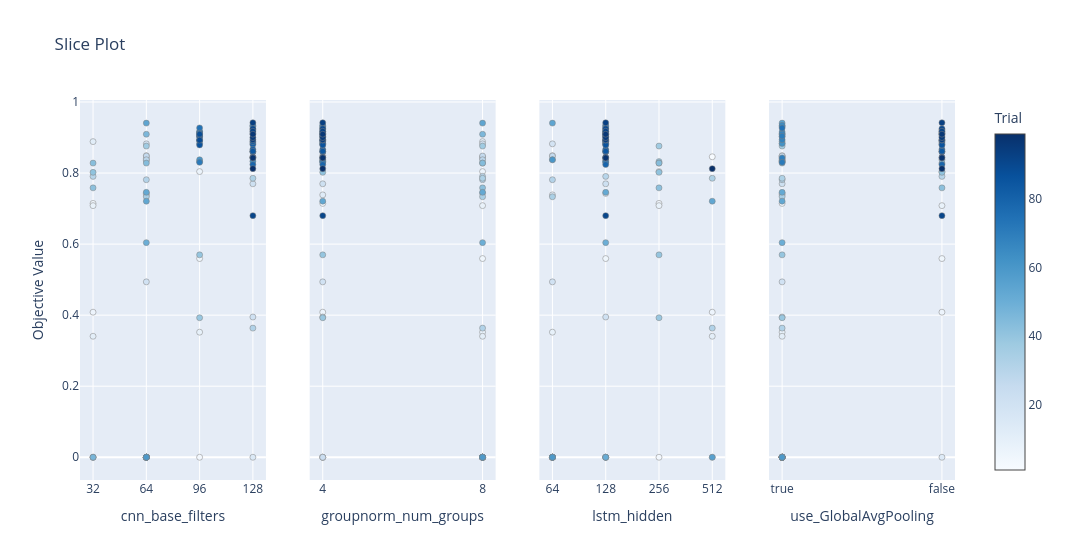

The cell this chart's notebook holds for it:
### Code cell
fig_slice = plot_slice(study, params=params_to_plot_ARCH)
fig_slice.show()

### Figure 1 — Plotly figure (JSON) as saved in the notebook; plotly's stock layout.template omitted (floating-point values rounded to 4 significant figures)
{"data": [{"marker": {"color": [1, 2, 3, 4, 5, 6, 7, 8, 9, 10, 11, 12, 13, 14, 15, 16, 17, 18, 19, 20, 21, 22, 23, 24, 25, 26, 27, 28, 29, 30, 31, 32, 33, 34, 35, 36, 37, 38, 39, 40, 41, 42, 43, 44, 45, 46, 47, 48, 49, 50, 51, 52, 53, 54, 55, 56, 57, 58, 59, 60, 61, 62, 63, 64, 65, 66, 67, 68, 69, 70, 71, 72, 73, 74, 75, 76, 77, 78, 79, 80, 81, 82, 83, 84, 85, 86, 87, 88, 89, 90, 91, 92, 93, 94, 95, 96, 97, 98, 99], "colorbar": {"title": {"text": "Trial"}, "x": 1, "xpad": 40}, "colorscale": [[0, "rgb(247,251,255)"], [0.125, "rgb(222,235,247)"], [0.25, "rgb(198,219,239)"], [0.375, "rgb(158,202,225)"], [0.5, "rgb(107,174,214)"], [0.625, "rgb(66,146,198)"], [0.75, "rgb(33,113,181)"], [0.875, "rgb(8,81,156)"], [1, "rgb(8,48,107)"]], "line": {"color": "Grey", "width": 0.5}, "showscale": true}, "mode": "markers", "name": "Feasible Trial", "showlegend": false, "type": "scatter", "x": [128, 64, 96, 32, 96, 32, 96, 32, 96, 32, 32, 32, 64, 64, 128, 64, 64, 64, 64, 64, 128, 128, 32, 64, 64, 64, 64, 64, 64, 32, 64, 128, 128, 64, 64, 64, 64, 96, 96, 96, 32, 32, 32, 64, 32, 64, 32, 64, 64, 64, 64, 64, 64, 64, 64, 64, 64, 64, 64, 96, 128, 96, 128, 96, 128, 96, 96, 96, 128, 96, 96, 96, 128, 96, 96, 128, 128, 128, 128, 128, 128, 128, 128, 128, 96, 96, 96, 96, 96, 128, 128, 128, 128, 128, 128, 128, 128, 128, 128], "xaxis": "x", "y": [0.8458, 0.849, 0, 0.7146, 0.5594, 0.4083, 0.8042, 0.7083, 0.3521, 0, 0.3406, 0.8885, 0.7385, 0, 0, 0.8354, 0.7427, 0.8417, 0.8823, 0.4937, 0.3948, 0.7698, 0, 0, 0, 0.8479, 0, 0, 0.8375, 0.7906, 0.7812, 0.3635, 0.7854, 0.7333, 0, 0, 0.876, 0.8323, 0.3927, 0.5698, 0.8021, 0.7583, 0.8281, 0.8281, 0, 0.9094, 0, 0, 0, 0.6042, 0, 0.7458, 0.7208, 0.9406, 0, 0, 0, 0, 0, 0.8375, 0.9312, 0.8833, 0.8333, 0.9156, 0.9344, 0.9021, 0.9104, 0.8938, 0.8427, 0.9042, 0.8302, 0.9167, 0.9125, 0.9271, 0.9125, 0.8604, 0.9219, 0.8844, 0.824, 0.8594, 0.8802, 0.8667, 0.8885, 0.8615, 0.8917, 0.8792, 0.9042, 0.9094, 0.8927, 0.925, 0.6802, 0.9177, 0.9417, 0.8938, 0.9, 0.9094, 0.8448, 0.8427, 0.8125], "yaxis": "y"}, {"marker": {"color": [1, 2, 3, 4, 5, 6, 7, 8, 9, 10, 11, 12, 13, 14, 15, 16, 17, 18, 19, 20, 21, 22, 23, 24, 25, 26, 27, 28, 29, 30, 31, 32, 33, 34, 35, 36, 37, 38, 39, 40, 41, 42, 43, 44, 45, 46, 47, 48, 49, 50, 51, 52, 53, 54, 55, 56, 57, 58, 59, 60, 61, 62, 63, 64, 65, 66, 67, 68, 69, 70, 71, 72, 73, 74, 75, 76, 77, 78, 79, 80, 81, 82, 83, 84, 85, 86, 87, 88, 89, 90, 91, 92, 93, 94, 95, 96, 97, 98, 99], "colorbar": {"title": {"text": "Trial"}, "x": 1, "xpad": 40}, "colorscale": [[0, "rgb(247,251,255)"], [0.125, "rgb(222,235,247)"], [0.25, "rgb(198,219,239)"], [0.375, "rgb(158,202,225)"], [0.5, "rgb(107,174,214)"], [0.625, "rgb(66,146,198)"], [0.75, "rgb(33,113,181)"], [0.875, "rgb(8,81,156)"], [1, "rgb(8,48,107)"]], "line": {"color": "Grey", "width": 0.5}, "showscale": false}, "mode": "markers", "name": "Feasible Trial", "showlegend": false, "type": "scatter", "x": [8, 4, 4, 4, 8, 4, 8, 8, 8, 4, 8, 8, 4, 8, 4, 4, 8, 8, 8, 4, 4, 4, 4, 8, 8, 8, 8, 8, 8, 8, 8, 8, 8, 8, 8, 8, 8, 4, 4, 4, 4, 8, 8, 8, 8, 8, 8, 8, 8, 8, 8, 8, 4, 8, 8, 8, 8, 8, 8, 4, 4, 4, 4, 4, 4, 4, 4, 4, 4, 4, 4, 4, 4, 4, 4, 4, 4, 4, 4, 4, 4, 4, 4, 4, 4, 4, 4, 4, 4, 4, 4, 4, 4, 4, 4, 4, 4, 4, 4], "xaxis": "x2", "y": [0.8458, 0.849, 0, 0.7146, 0.5594, 0.4083, 0.8042, 0.7083, 0.3521, 0, 0.3406, 0.8885, 0.7385, 0, 0, 0.8354, 0.7427, 0.8417, 0.8823, 0.4937, 0.3948, 0.7698, 0, 0, 0, 0.8479, 0, 0, 0.8375, 0.7906, 0.7812, 0.3635, 0.7854, 0.7333, 0, 0, 0.876, 0.8323, 0.3927, 0.5698, 0.8021, 0.7583, 0.8281, 0.8281, 0, 0.9094, 0, 0, 0, 0.6042, 0, 0.7458, 0.7208, 0.9406, 0, 0, 0, 0, 0, 0.8375, 0.9312, 0.8833, 0.8333, 0.9156, 0.9344, 0.9021, 0.9104, 0.8938, 0.8427, 0.9042, 0.8302, 0.9167, 0.9125, 0.9271, 0.9125, 0.8604, 0.9219, 0.8844, 0.824, 0.8594, 0.8802, 0.8667, 0.8885, 0.8615, 0.8917, 0.8792, 0.9042, 0.9094, 0.8927, 0.925, 0.6802, 0.9177, 0.9417, 0.8938, 0.9, 0.9094, 0.8448, 0.8427, 0.8125], "yaxis": "y2"}, {"marker": {"color": [1, 2, 3, 4, 5, 6, 7, 8, 9, 10, 11, 12, 13, 14, 15, 16, 17, 18, 19, 20, 21, 22, 23, 24, 25, 26, 27, 28, 29, 30, 31, 32, 33, 34, 35, 36, 37, 38, 39, 40, 41, 42, 43, 44, 45, 46, 47, 48, 49, 50, 51, 52, 53, 54, 55, 56, 57, 58, 59, 60, 61, 62, 63, 64, 65, 66, 67, 68, 69, 70, 71, 72, 73, 74, 75, 76, 77, 78, 79, 80, 81, 82, 83, 84, 85, 86, 87, 88, 89, 90, 91, 92, 93, 94, 95, 96, 97, 98, 99], "colorbar": {"title": {"text": "Trial"}, "x": 1, "xpad": 40}, "colorscale": [[0, "rgb(247,251,255)"], [0.125, "rgb(222,235,247)"], [0.25, "rgb(198,219,239)"], [0.375, "rgb(158,202,225)"], [0.5, "rgb(107,174,214)"], [0.625, "rgb(66,146,198)"], [0.75, "rgb(33,113,181)"], [0.875, "rgb(8,81,156)"], [1, "rgb(8,48,107)"]], "line": {"color": "Grey", "width": 0.5}, "showscale": false}, "mode": "markers", "name": "Feasible Trial", "showlegend": false, "type": "scatter", "x": [512, 64, 256, 256, 128, 512, 256, 256, 64, 512, 512, 128, 64, 64, 64, 128, 128, 128, 64, 64, 128, 128, 64, 64, 64, 64, 64, 64, 64, 128, 64, 512, 512, 64, 64, 64, 256, 256, 256, 256, 256, 256, 256, 256, 128, 128, 128, 128, 128, 128, 128, 128, 512, 64, 64, 512, 64, 64, 64, 64, 128, 128, 128, 128, 128, 128, 128, 128, 128, 128, 128, 128, 128, 128, 128, 128, 128, 128, 128, 128, 128, 128, 128, 128, 128, 128, 128, 128, 128, 128, 128, 128, 128, 128, 128, 128, 128, 128, 512], "xaxis": "x3", "y": [0.8458, 0.849, 0, 0.7146, 0.5594, 0.4083, 0.8042, 0.7083, 0.3521, 0, 0.3406, 0.8885, 0.7385, 0, 0, 0.8354, 0.7427, 0.8417, 0.8823, 0.4937, 0.3948, 0.7698, 0, 0, 0, 0.8479, 0, 0, 0.8375, 0.7906, 0.7812, 0.3635, 0.7854, 0.7333, 0, 0, 0.876, 0.8323, 0.3927, 0.5698, 0.8021, 0.7583, 0.8281, 0.8281, 0, 0.9094, 0, 0, 0, 0.6042, 0, 0.7458, 0.7208, 0.9406, 0, 0, 0, 0, 0, 0.8375, 0.9312, 0.8833, 0.8333, 0.9156, 0.9344, 0.9021, 0.9104, 0.8938, 0.8427, 0.9042, 0.8302, 0.9167, 0.9125, 0.9271, 0.9125, 0.8604, 0.9219, 0.8844, 0.824, 0.8594, 0.8802, 0.8667, 0.8885, 0.8615, 0.8917, 0.8792, 0.9042, 0.9094, 0.8927, 0.925, 0.6802, 0.9177, 0.9417, 0.8938, 0.9, 0.9094, 0.8448, 0.8427, 0.8125], "yaxis": "y3"}, {"marker": {"color": [1, 2, 3, 4, 5, 6, 7, 8, 9, 10, 11, 12, 13, 14, 15, 16, 17, 18, 19, 20, 21, 22, 23, 24, 25, 26, 27, 28, 29, 30, 31, 32, 33, 34, 35, 36, 37, 38, 39, 40, 41, 42, 43, 44, 45, 46, 47, 48, 49, 50, 51, 52, 53, 54, 55, 56, 57, 58, 59, 60, 61, 62, 63, 64, 65, 66, 67, 68, 69, 70, 71, 72, 73, 74, 75, 76, 77, 78, 79, 80, 81, 82, 83, 84, 85, 86, 87, 88, 89, 90, 91, 92, 93, 94, 95, 96, 97, 98, 99], "colorbar": {"title": {"text": "Trial"}, "x": 1, "xpad": 40}, "colorscale": [[0, "rgb(247,251,255)"], [0.125, "rgb(222,235,247)"], [0.25, "rgb(198,219,239)"], [0.375, "rgb(158,202,225)"], [0.5, "rgb(107,174,214)"], [0.625, "rgb(66,146,198)"], [0.75, "rgb(33,113,181)"], [0.875, "rgb(8,81,156)"], [1, "rgb(8,48,107)"]], "line": {"color": "Grey", "width": 0.5}, "showscale": false}, "mode": "markers", "name": "Feasible Trial", "showlegend": false, "type": "scatter", "x": [true, true, true, true, false, false, false, false, true, true, true, true, true, false, true, true, true, true, true, true, true, true, true, true, true, true, true, true, false, false, true, true, true, true, true, true, true, true, true, true, false, false, false, true, true, true, true, true, true, true, true, true, true, true, true, true, true, true, true, true, true, true, true, true, true, true, true, true, true, true, true, false, false, true, false, false, false, false, false, false, false, false, false, false, false, false, false, false, false, false, false, false, false, false, false, false, false, false, false], "xaxis": "x4", "y": [0.8458, 0.849, 0, 0.7146, 0.5594, 0.4083, 0.8042, 0.7083, 0.3521, 0, 0.3406, 0.8885, 0.7385, 0, 0, 0.8354, 0.7427, 0.8417, 0.8823, 0.4937, 0.3948, 0.7698, 0, 0, 0, 0.8479, 0, 0, 0.8375, 0.7906, 0.7812, 0.3635, 0.7854, 0.7333, 0, 0, 0.876, 0.8323, 0.3927, 0.5698, 0.8021, 0.7583, 0.8281, 0.8281, 0, 0.9094, 0, 0, 0, 0.6042, 0, 0.7458, 0.7208, 0.9406, 0, 0, 0, 0, 0, 0.8375, 0.9312, 0.8833, 0.8333, 0.9156, 0.9344, 0.9021, 0.9104, 0.8938, 0.8427, 0.9042, 0.8302, 0.9167, 0.9125, 0.9271, 0.9125, 0.8604, 0.9219, 0.8844, 0.824, 0.8594, 0.8802, 0.8667, 0.8885, 0.8615, 0.8917, 0.8792, 0.9042, 0.9094, 0.8927, 0.925, 0.6802, 0.9177, 0.9417, 0.8938, 0.9, 0.9094, 0.8448, 0.8427, 0.8125], "yaxis": "y4"}], "layout": {"title": {"text": "Slice Plot"}, "width": 1200, "xaxis": {"anchor": "y", "categoryarray": [32, 64, 96, 128], "categoryorder": "array", "domain": [0, 0.2125], "title": {"text": "cnn_base_filters"}, "type": "category"}, "xaxis2": {"anchor": "y2", "categoryarray": [4, 8], "categoryorder": "array", "domain": [0.2625, 0.475], "title": {"text": "groupnorm_num_groups"}, "type": "category"}, "xaxis3": {"anchor": "y3", "categoryarray": [64, 128, 256, 512], "categoryorder": "array", "domain": [0.525, 0.7375], "title": {"text": "lstm_hidden"}, "type": "category"}, "xaxis4": {"anchor": "y4", "categoryarray": [true, false], "categoryorder": "array", "domain": [0.7875, 1], "title": {"text": "use_GlobalAvgPooling"}, "type": "category"}, "yaxis": {"anchor": "x", "domain": [0, 1], "title": {"text": "Objective Value"}}, "yaxis2": {"anchor": "x2", "domain": [0, 1], "matches": "y", "showticklabels": false}, "yaxis3": {"anchor": "x3", "domain": [0, 1], "matches": "y", "showticklabels": false}, "yaxis4": {"anchor": "x4", "domain": [0, 1], "matches": "y", "showticklabels": false}}}
